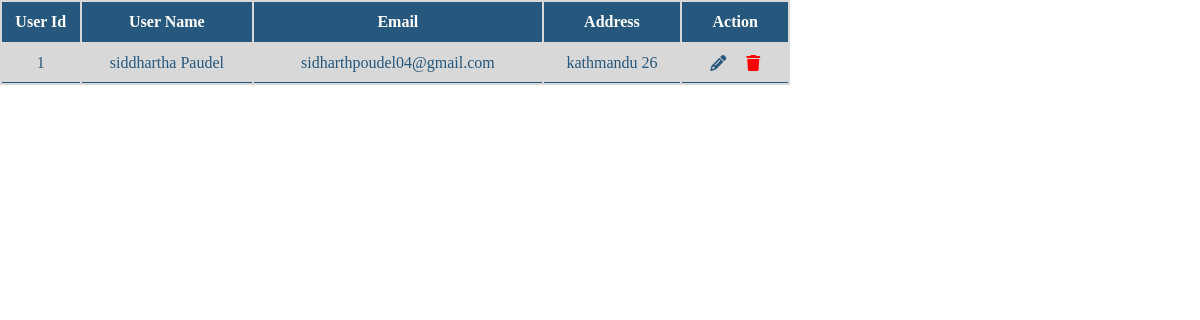
The app's page /display.user.php with its own data.
### tables this page shows
CREATE TABLE `users` (
  `Id` int(11) NOT NULL,
  `Username` varchar(200) NOT NULL,
  `Email` varchar(200) NOT NULL,
  `Address` varchar(100) NOT NULL,
  `Password` varchar(200) NOT NULL
);

### display.user.php (the view, shortened to what this page needs)
<link rel="stylesheet" href="https://cdnjs.cloudflare.com/ajax/libs/font-awesome/6.2.1/css/all.min.css" />
<table id="tabul">
    <thead id="hesd">
      <tr>
        <th>User Id</th>
        <th>User Name</th>
        <th>Email</th>
        <th>Address</th>
        <th>Action</th>
    </tr>
</thead>
<tbody>
  <?php
  require("php/config.php");
  $query="SELECT * FROM users ";
  $result = mysqli_query($con, $query)or die(mysqli_error($con));
  while($row=mysqli_fetch_array($result,MYSQLI_ASSOC))
  {
    ?>
    <tr id="row1">
      <td><?php echo $row['Id']; ?></td>
      <td><?php echo $row['Username']; ?></td>
      <td><?php echo $row['Email']; ?></td>
      <td><?php echo $row['Address']; ?></td>
      <td><a href="update.product.php?id=<?php echo $row['Id']; ?>" id="pensil"><i class="fa fa-pencil"></i></a><a href="delete.product.php?id=<?php echo $row['Id']; ?>"><i class="fa fa-trash" id="trash"></i></a></td>
  <?php
}
?>
</tr>
</tbody>
</table>

### display.user.php (style rules this page uses)
#tabul { background: #d8d8d8; width: 790px; min-height:auto; }
#hesd { background: #26577C ; color: #ffff; height: 40px; }
#row1 { text-align: center; color: #26577C; }
td { border-bottom:1px solid #26577C; }
#pensil { padding: 10px; color: #26577C; }
#trash { padding: 10px; color: red; }

### records on screen
users: Id "1", Username "siddhartha Paudel", Email "sidharthpoudel04@gmail.com", Address "kathmandu 26"
